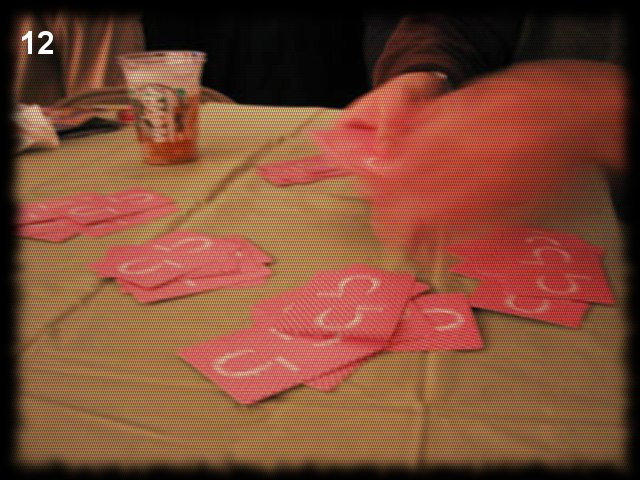
#> input picture wprawki/evil1.jpg, 640 x 480 px
$ python w7.py
#> lines starting #> are read from the running program, lines starting #| are printed output that depends on the picture
k = """
""".replace('\n','')
# [13 lines of commented-out code are left out]

import pickle

# [5 lines of commented-out code are left out]

from PIL import Image


# [9 lines of commented-out code are left out]

k1 = """146,399,163,403,170,393,169,391,166,386,170,381,170,371,170,355,169,346,167,335,170,329,170,320,170,
310,171,301,173,290,178,289,182,287,188,286,190,286,192,291,194,296,195,305,194,307,191,312,190,316,
190,321,192,331,193,338,196,341,197,346,199,352,198,360,197,366,197,373,196,380,197,383,196,387,192,
389,191,392,190,396,189,400,194,401,201,402,208,403,213,402,216,401,219,397,219,393,216,390,215,385,
215,379,213,373,213,365,212,360,210,353,210,347,212,338,213,329,214,319,215,311,215,306,216,296,218,
290,221,283,225,282,233,284,238,287,243,290,250,291,255,294,261,293,265,291,271,291,273,289,278,287,
279,285,281,280,284,278,284,276,287,277,289,283,291,286,294,291,296,295,299,300,301,304,304,320,305,
327,306,332,307,341,306,349,303,354,301,364,301,371,297,375,292,384,291,386,302,393,324,391,333,387,
328,375,329,367,329,353,330,341,331,328,336,319,338,310,341,304,341,285,341,278,343,269,344,262,346,
259,346,251,349,259,349,264,349,273,349,280,349,288,349,295,349,298,354,293,356,286,354,279,352,268,
352,257,351,249,350,234,351,211,352,197,354,185,353,171,351,154,348,147,342,137,339,132,330,122,327,
120,314,116,304,117,293,118,284,118,281,122,275,128,265,129,257,131,244,133,239,134,228,136,221,137,
214,138,209,135,201,132,192,130,184,131,175,129,170,131,159,134,157,134,160,130,170,125,176,114,176,
102,173,103,172,108,171,111,163,115,156,116,149,117,142,116,136,115,129,115,124,115,120,115,115,117,
113,120,109,122,102,122,100,121,95,121,89,115,87,110,82,109,84,118,89,123,93,129,100,130,108,132,110,
133,110,136,107,138,105,140,95,138,86,141,79,149,77,155,81,162,90,165,97,167,99,171,109,171,107,161,
111,156,113,170,115,185,118,208,117,223,121,239,128,251,133,259,136,266,139,276,143,290,148,310,151,
332,155,348,156,353,153,366,149,379,147,394,146,399
""".replace('\n','').split(',')

k2 = """
156,141,165,135,169,131,176,130,187,134,191,140,191,146,186,150,179,155,175,157,168,157,163,157,159,
157,158,164,159,175,159,181,157,191,154,197,153,205,153,210,152,212,147,215,146,218,143,220,132,220,
125,217,119,209,116,196,115,185,114,172,114,167,112,161,109,165,107,170,99,171,97,167,89,164,81,162,
77,155,81,148,87,140,96,138,105,141,110,136,111,126,113,129,118,117,128,114,137,115,146,114,155,115,
158,121,157,128,156,134,157,136,156,136""".replace('\n','').split(',')

L1 = []
L2 = []
for a in k1:
	L1.append(int(a))
for a in k2:
	L2.append(int(a))

# print(len(L1), len(L2))
# print(max(L1), max(L2))

import turtle

# [4 lines of commented-out code are left out]

def getNext(s):
	c = s[0]
	for i in range(1,len(s)):
		if s[i] != c:
			return (c, i)
	return (c, len(s))

a = '1'
for i in range(1, 31):
	res = ''
	while len(a) > 0:
		n = getNext(a)
		res += str(n[1]) + n[0]
		a = a[n[1]:]

	#print(i, len(res))
	a = res


# [7 lines of commented-out code are left out]

def kwadrat(bok, kolor):
	# turtle.pencolor(kolor)
	turtle.fillcolor(kolor)
	turtle.begin_fill()
	for i in range(4):
		turtle.forward(bok)
		turtle.left(90)
	turtle.end_fill()

def kwadrat2(n, img, bok=2):
	resized = img.resize((n, n))
	for i in range(n):
		for j in range(n):
			# kolor = (random.uniform(0, 1), random.uniform(0, 1), random.uniform(0, 1))
			k = resized.getpixel((i, j))
			# [4 lines of commented-out code are left out]
			kolor = (k[0] / 255, k[1] / 255, k[2] / 255)
			kwadrat(bok, kolor)
			turtle.forward(bok)
		turtle.left(90)
		turtle.forward(bok)
		turtle.left(90)
		turtle.forward(bok * n)
		turtle.left(180)


im = Image.open("evil1.jpg")
#> im is the input picture: PIL image 640x480 RGB; mean R, G, B 125.2, 74.5, 53.1
print(im.mode)
#| RGB
#im.show()
pix = im.load()

for x in range(im.width):
	for y in range(im.height):
		if not (y % 6 == 0 and x % 6 == 0):
			pix[x,y] = (0,0,0)


im.show()
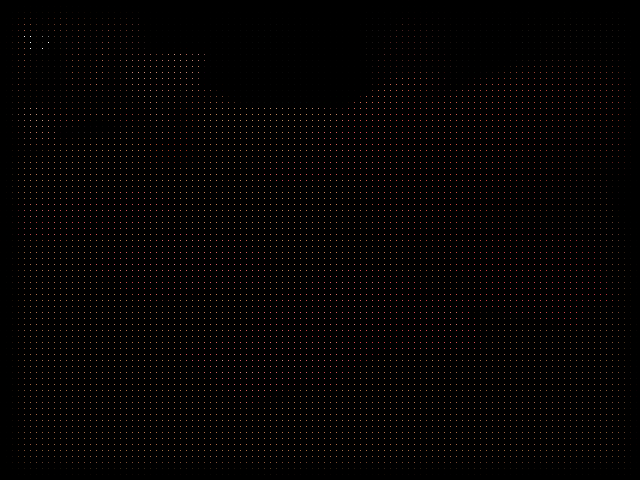
#> shown: PIL image 640x480 RGB; mean R, G, B 3.8, 2.1, 1.6

$ run again, with wprawki/oxygen.png saved as wprawki/evil1.jpg
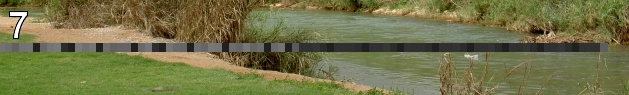
#> input picture wprawki/oxygen.png, 629 x 95 px
#> im is the input picture: PIL image 629x95 RGB; mean R, G, B 114.6, 114.9, 72.2
#| RGB
#> `im.show()`:
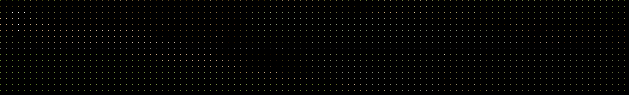
#> shown: PIL image 629x95 RGB; mean R, G, B 3.3, 3.3, 2

$ run again, with wprawki/good.jpg copied over wprawki/evil1.jpg
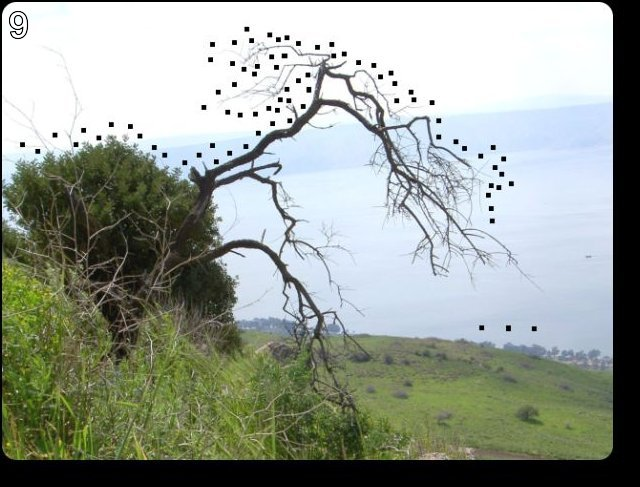
#> input picture wprawki/good.jpg, 640 x 487 px
#> im is the input picture: PIL image 640x487 RGB; mean R, G, B 151.9, 159.2, 150.1
#| RGB
#> `im.show()`:
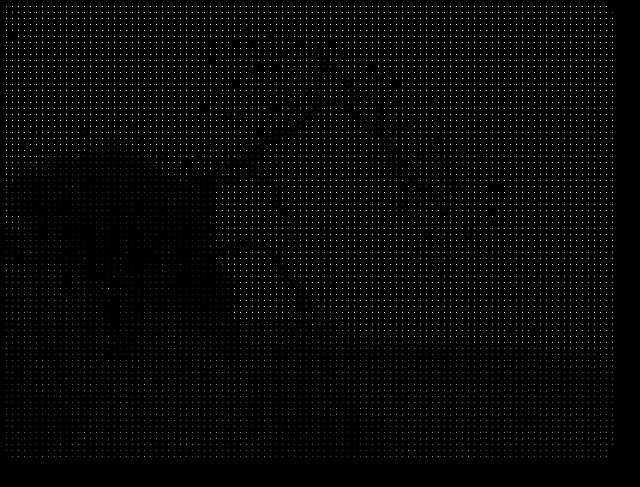
#> shown: PIL image 640x487 RGB; mean R, G, B 4.2, 4.4, 4.1
